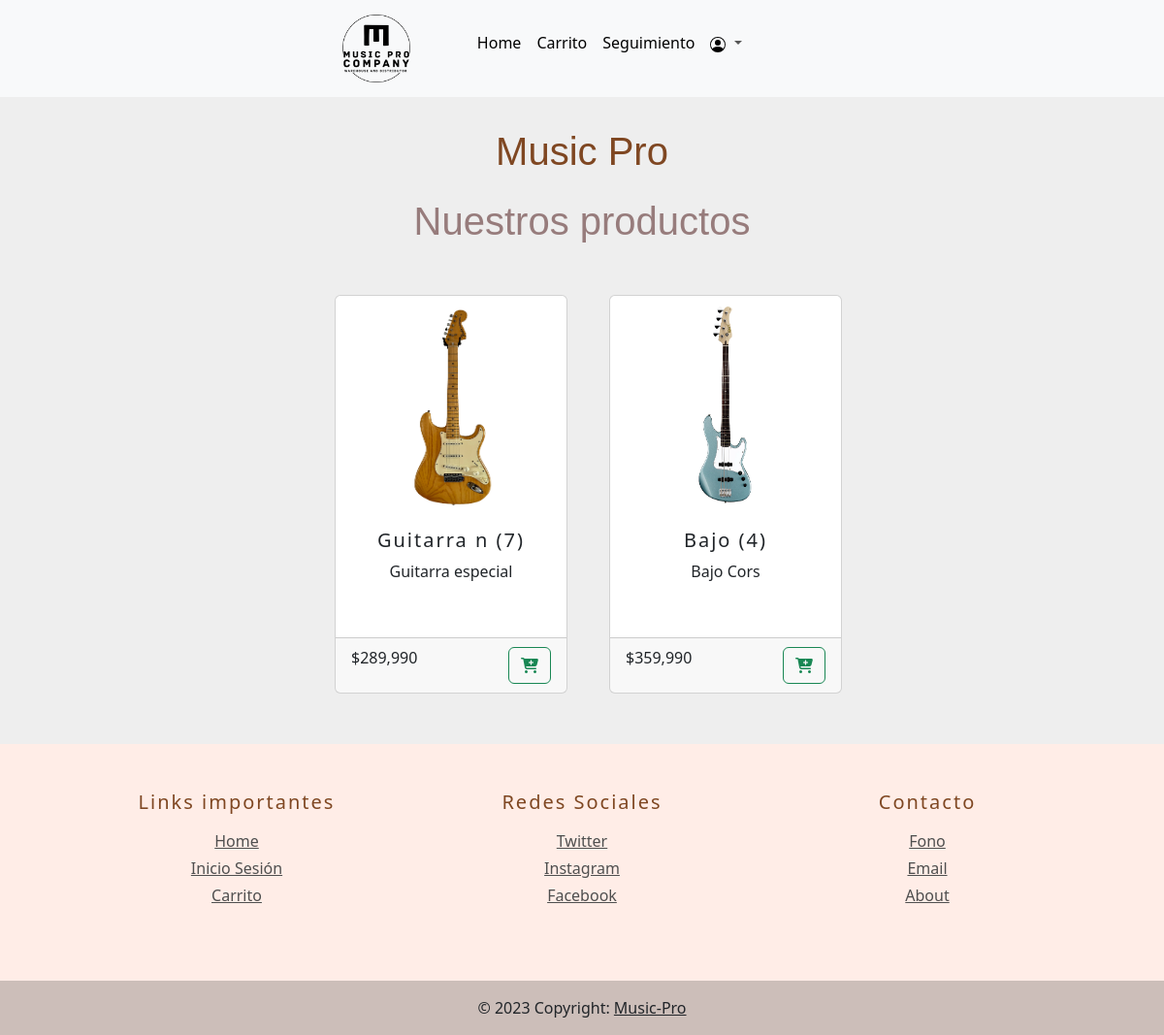
Before: / with the older database file.
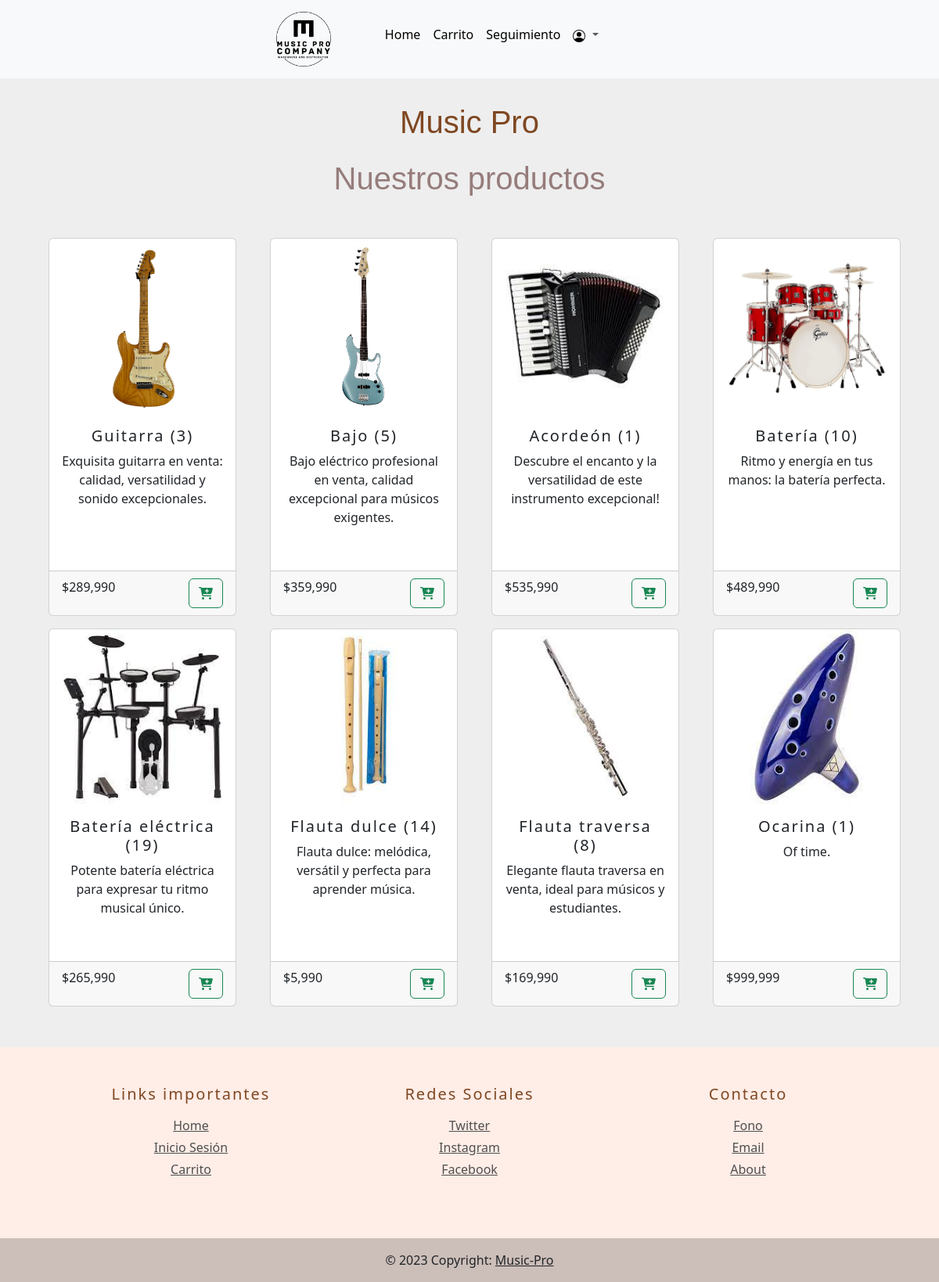
After: the same page with the newer database file.
### MusicPro/models.py (models this page shows, shortened)
class Producto(models.Model):
    id = models.AutoField(primary_key=True, unique=True)
    nombre = models.CharField(max_length=50)
    precio = models.IntegerField()
    descripcion = models.TextField()
    imagen = models.ImageField(upload_to='productos', null=True)
    cantidad = models.IntegerField(default=0)

### MusicPro/views.py (the view)
# urls.py: 2. Add a URL to urlpatterns:  path('', views.home, name='home')
def home(request):
    productos = Producto.objects.all()
    return render(request, 'home.html', {'productos': productos})

### MusicPro/templates/home.html (shortened to what this page needs)
{% extends "baseHome.html" %}
{% block content %}
{% load humanize %}
<h1 id="tituloProductos">Nuestros productos</h1>
<div class="container py-4">
    <div class="row row-cols-1 row-cols-md-2 row-cols-lg-4 g-3 justify-content-center">
        {% for p in productos %}
        <div class="col">
            <div class="card h-100" id="cardProductos">
                <img src="{{p.imagen.url}}" class="card-img-top card-img-custom" alt="..." id="imgCard">
                <div class="card-body text-center">
                    <h5 class="card-title">{{ p.nombre | capfirst }} ({{ p.cantidad }})</h5>
                    <p class="card-text">{{ p.descripcion | capfirst }}</p>
                </div>
                <div class="card-footer d-flex justify-content-between align-items-center">
                    <p class="price">${{ p.precio | intcomma:False }}</p>
                    <form action="/agregar_carrito/{{p.id}}" method="get">
                        <button type="submit" class="btn btn-outline-success" aria-label="Agregar Carrito">
                            <i class="fas fa-cart-plus"></i>
                        </button>
                    </form>
                </div>
            </div>
        </div>
        {% endfor %}
    </div>
</div>
{% endblock %}

### MusicPro/templates/baseHome.html (shortened to what this page needs)
{% load static %}
<!DOCTYPE html>
<html lang="es">
<head>
    <link type='text/css' href='{% static "css\baseBarraNavegacion.css" %}' rel='stylesheet' />
    <link href="https://cdn.jsdelivr.net/npm/bootstrap@5.3.0-alpha3/dist/css/bootstrap.min.css" rel="stylesheet"
>
        <link rel="stylesheet" href="https://cdn.jsdelivr.net/npm/bootstrap-icons@1.10.5/font/bootstrap-icons.css">
    <link rel="stylesheet" href="{% static 'css\baseBarraNavegacion.css' %}">
    <link rel="stylesheet" href="{% static 'css\navbar.css' %}">
    <link rel="stylesheet" href="{% static 'css\styles.css' %}">
    <link rel="stylesheet" href="https://stackpath.bootstrapcdn.com/font-awesome/4.7.0/css/font-awesome.min.css">
</head>
<body>
    {% include "baseBarraNavegacion.html" %}
    <h1 id="titulo">Music Pro</h1>
    {% block content %}
    {% endblock %}
    <footer>
        <div class="container p-5 mt-5 text-center">
            <div class="row">
                <div class="col-lg-4 col-md-6 mb-4">
                    <h5 class="mb-3">Links importantes</h5>
                    <ul class="list-unstyled mb-0">
                        <li class="mb-1">
                            <a href="#!">Home</a>
                        </li>
                        <li class="mb-1">
                            <a href="#!">Inicio Sesión</a>
                        </li>
                        <li class="mb-1">
                            <a href="#!">Carrito</a>
                        </li>
                    </ul>
                </div>
                <div class="col-lg-4 col-md-6 mb-4">
                    <h5 class="mb-3">Redes Sociales</h5>
                    <ul class="list-unstyled mb-0">
                        <li class="mb-1">
                            <a href="#!">Twitter</a>
                        </li>
                        <li class="mb-1">
                            <a href="#!">Instagram</a>
                        </li>
                        <li class="mb-1">
                            <a href="#!">Facebook</a>
                        </li>
                    </ul>
                </div>
                <div class="col-lg-4 col-md-6 mb-4">
                    <h5 class="mb-3">Contacto</h5>
                    <ul class="list-unstyled mb-0">
                        <li class="mb-1">
                            <a href="#!">Fono</a>
                        </li>
                        <li class="mb-1">
                            <a href="#!">Email</a>
                        </li>
                        <li class="mb-1">
                            <a href="#!">About</a>
                        </li>
                    </ul>
                </div>
            </div>
        </div>
        <div class="text-center p-3" id="copyright">
            © 2023 Copyright:
            <a class="text-dark" href="#">Music-Pro</a>
        </div>
    </footer>
</body>
</html>

### MusicPro/templates/baseBarraNavegacion.html (shortened to what this page needs)
{% load static %}
<!DOCTYPE html>
<html lang="es">
<head>
</head>
<body>
  <nav class="navbar navbar-expand-lg bg-body-tertiary" id="navbar">
    <div class="container-fluid d-flex justify-content-center" id="containerNav">
      <div class="row">
        <div class="col-md-4">
          <a href="../">
            <button class="btn btn">
              <img src="{% static 'img/bitmap.png' %}" height="70" alt="logoMusic" loading="lazy" />
            </button>
          </a>
        </div>
        <div class="col-md-8 mt-3">
          <div class="collapse navbar-collapse" id="navbarSupportedContent">
            <ul class="navbar-nav me-auto mb-2 mb-lg-0">
              <li class="nav-item">
                <a class="nav-link active" aria-current="page" href="../" id="navbartext">Home</a>
              </li>
              <li class="nav-item">
                <a class="nav-link active" aria-current="page" href="../carrito/" id="navbartext">Carrito</a>
              </li>
              <li class="nav-item">
                <a class="nav-link active" aria-current="page" href="{% url 'seguimiento' %}" id="navbartext">Seguimiento</a>
              </li>
              <li class="nav-item dropdown">
                <a class="nav-link dropdown-toggle" href="#" role="button" data-bs-toggle="dropdown"
                  aria-expanded="false">
                  <img src="{% static 'img/Icon/user.svg' %}" alt="userIcon">
                </a>
              </li>
            </ul>
          </div>
        </div>
      </div>
    </div>
  </nav>
</body>
</html>

### MusicPro/static/css/navbar.css (style rules this page uses)
#navbar { background-color: #120f0f; }

### MusicPro/static/css/styles.css (style rules this page uses)
footer { background-color: #ffede7; }
h5 { letter-spacing: 2px; color: #7f4722; }
a { color: #4f4f4f; }
#copyright { background-color: rgba(0, 0, 0, 0.2); }
body { background-color: #eee; }
#containerNav { margin-right: 7rem; }
#titulo { text-align: center; font-family: 'Lucida Sans', 'Lucida Sans Regular', 'Lucida Grande', 'Lucida Sans Unicode', Geneva, Verdana, sans-serif; color: #7f4722; padding-top: 2rem; }
#tituloProductos, #tituloGestion { text-align: center; font-family: 'Lucida Sans', 'Lucida Sans Regular', 'Lucida Grande', 'Lucida Sans Unicode', Geneva, Verdana, sans-serif; color: #977c7c; padding-top: 1rem; }
#cardProductos { width: 15rem; height: 40rem; margin: 20px; }
#imgCard { height: 14em; }
.card-img-custom { max-width: 85%; height: auto; display: block; margin: 0 auto; }

Changed rows visible on the page:
changed Producto: nombre "Guitarra n" → "Guitarra"; cantidad "7" → "3"; descripcion "Guitarra especial" → "Exquisita guitarra en venta: calidad, versatilidad y sonido excepcionales."
changed Producto "Bajo": cantidad "4" → "5"; descripcion "Bajo Cors" → "Bajo eléctrico profesional en venta, calidad excepcional para músicos exigentes."
added Producto: imagen (picture), nombre "Acordeón", cantidad "1", descripcion "Descubre el encanto y la versatilidad de este instrumento excepcional!", precio "535,990"
added Producto: imagen (picture), nombre "Batería", cantidad "10", descripcion "Ritmo y energía en tus manos: la batería perfecta.", precio "489,990"
added Producto: imagen (picture), nombre "Batería eléctrica", cantidad "19", descripcion "Potente batería eléctrica para expresar tu ritmo musical único.", precio "265,990"
added Producto: imagen (picture), nombre "Flauta dulce", cantidad "14", descripcion "Flauta dulce: melódica, versátil y perfecta para aprender música.", precio "5,990"
added Producto: imagen (picture), nombre "Flauta traversa", cantidad "8", descripcion "Elegante flauta traversa en venta, ideal para músicos y estudiantes.", precio "169,990"
added Producto: imagen (picture), nombre "Ocarina", cantidad "1", descripcion "Of time.", precio "999,999"
